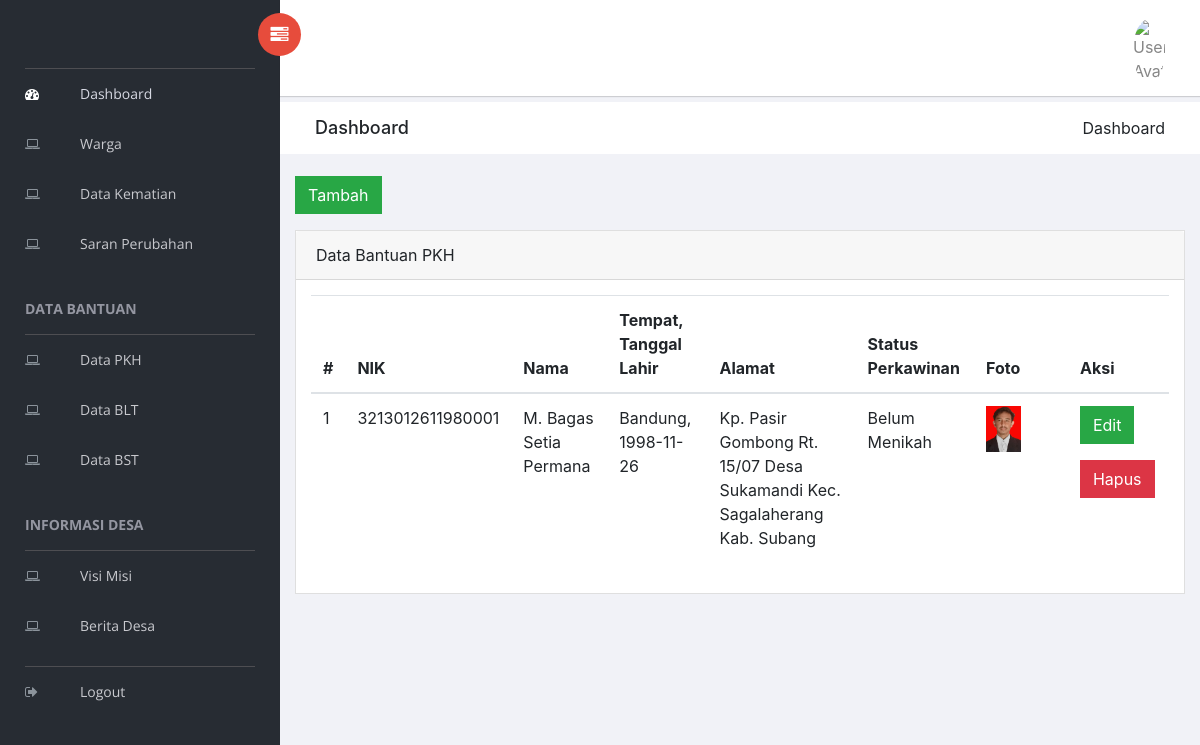
/admin/bantuan/pkh, run on the app's committed database.
### tables this page shows
CREATE TABLE `bantuan` (
  `id_bantuan` int(11) NOT NULL,
  `id_warga` int(191) NOT NULL,
  `jenis_bantuan` enum('pkh','blt','bst') NOT NULL
);

CREATE TABLE `warga` (
  `id_warga` int(11) NOT NULL,
  `nik` varchar(191) NOT NULL,
  `nama` varchar(191) NOT NULL,
  `foto` varchar(191) DEFAULT NULL,
  `tempat_lahir` varchar(191) NOT NULL,
  `tanggal_lahir` date NOT NULL,
  `alamat` text NOT NULL,
  `status_perkawinan` enum('menikah','belum_menikah') NOT NULL,
  `status_kematian` enum('0','1') NOT NULL DEFAULT '0',
  `tanggal_kematian` date NOT NULL
);

### application/controllers/Admin/Bantuan.php (called while the page is built, shortened)
<?php
class Bantuan extends CI_Controller {
	public function index($jenis_bantuan)
	{
    $data['konten']       = 'admin/bantuan/index';
    $data['bantuan']      = $this->BantuanModel->getAll($jenis_bantuan);
    $data['warga']        = $this->WargaModel->getAll();
    $data['jenisBantuan'] = $jenis_bantuan;
		$this->load->view('admin/index', $data);
	}
}

### index.php (called while the page is built, shortened)
<?php
require_once BASEPATH.'core/CodeIgniter.php';

### application/models/BantuanModel.php (called while the page is built, shortened)
<?php
class BantuanModel extends CI_Model {
	public function getAll($jenis_bantuan)
	{
    $this->db->join('warga', 'bantuan.id_warga = warga.id_warga');
    return $this->db->get_where('bantuan', [
      'jenis_bantuan' => $jenis_bantuan
    ])->result_array();
	}
}

### application/views/admin/bantuan/index.php (the view, shortened to what this page needs)
<button class="btn btn-success mb-3"type="button" data-toggle="modal" data-target="#exampleModal">Tambah</button>
<div class="card">
  <div class="card-header">
    Data Bantuan <?= strtoupper($jenisBantuan); ?>
  </div>
  <div class="card-body">
    <div class="table-responsive">
      <table class="table">
        <thead>
          <tr>
          <th scope="col">#</th>
          <th scope="col">NIK</th>
          <th scope="col">Nama</th>
          <th scope="col">Tempat, Tanggal Lahir</th>
          <th scope="col">Alamat</th>
          <th scope="col">Status Perkawinan</th>
          <th scope="col">Foto</th>
          <th scope="col">Aksi</th>
          </tr>
        </thead>
        <tbody>
          <?php
            $no = 1;
            foreach ($bantuan as $key) { ?>
              <tr>
                <td><?= $no++; ?></td>
                <td><?= $key['nik']; ?></td>
                <td><?= $key['nama']; ?></td>
                <td><?= $key['tempat_lahir'] . ', ' . $key['tanggal_lahir']; ?></td>
                <td><?= $key['alamat']; ?></td>
                <td>
                  <?php
                    switch ($key['status_perkawinan']) {
                      case 'belum_menikah':
                        echo 'Belum Menikah';
                        break;
                    }
                  ?>
                <td><img src="<?= base_url('assets/' . $key['foto']); ?>" alt="" width="50%"></td>
                <td>
                  <button class="btn btn-success mb-3"type="button" data-toggle="modal" data-target="#exampleModal<?= $key['id_bantuan']; ?>">Edit</button>
                  <a href="<?= base_url('admin/hapus_bantuan/' . $key['id_bantuan']); ?>" class="btn btn-danger">Hapus</a>
                </td>
              </tr>
            <?php }
          ?>
        </tbody>
      </table>
    </div>
  </div>
</div>

### data on the page
bantuan: id_warga.nik "3213012611980001", id_warga.nama "M. Bagas Setia Permana", id_warga.tempat_lahir "Bandung", id_warga.tanggal_lahir "1998-11-26", id_warga.alamat "Kp. Pasir Gombong Rt. 15/07 Desa Sukamandi Kec. Sagalaherang Kab. Subang", id_warga.foto (picture)

### other printed values
$jenisBantuan "PKH"
